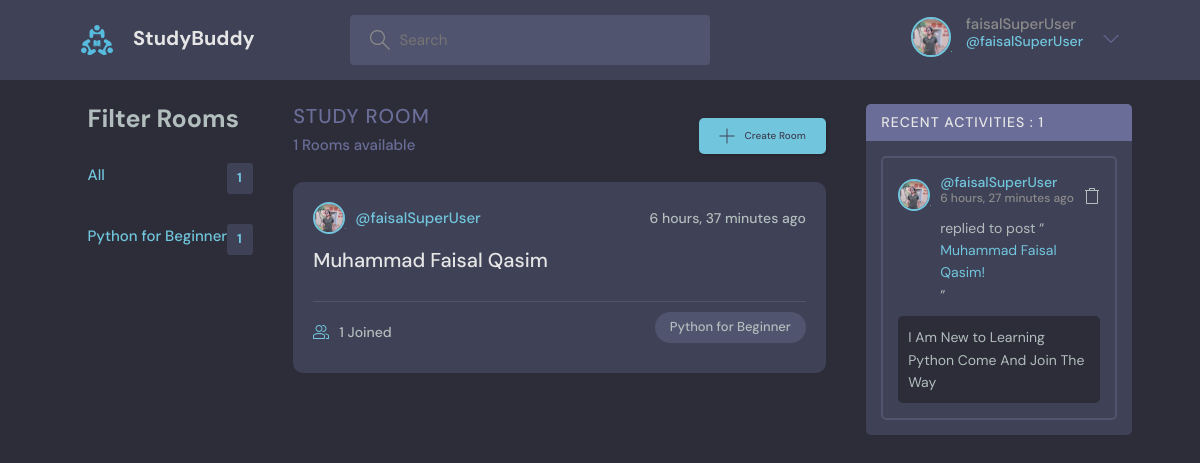
/ (signed in), run on the app's committed database.
### base/models.py (models this page shows, shortened)
class User(AbstractUser):
    name = models.CharField(max_length=200, null=True)
    email = models.EmailField(unique=True, null=True)
    bio = models.TextField(null=True)
    avatar = models.ImageField(("avatar"), null=True, default="avatar.svg")
    USERNAME_FIELD = 'email'
    REQUIRED_FIELDS = []

class Topic(models.Model):
    name = models.CharField(("name"), max_length=100)
    created = models.DateTimeField(("created"), auto_now_add=True)
    updated = models.DateTimeField(("updated"), auto_now=True)

class Room(models.Model):
    host = models.ForeignKey(User, verbose_name=(
        "host"), on_delete=models.SET_NULL, null=True)
    topic = models.ForeignKey(Topic, verbose_name=(
        "topic"), on_delete=models.SET_NULL, null=True)
    name = models.CharField(("name"), max_length=50)
    participants = models.ManyToManyField(User, related_name='participants')
    desc = models.TextField(("desc"), null=True, blank=True)
    created = models.DateTimeField(("created"), auto_now_add=True)
    updated = models.DateTimeField(("updated"), auto_now=True)
    class Meta:
        ordering = ['-updated', '-created']
    def __str__(self):
        return self.name

class Messages(models.Model):
    user = models.ForeignKey(User, verbose_name=(
        "user"), on_delete=models.CASCADE)
    room = models.ForeignKey(Room, verbose_name=(
        "room"), on_delete=models.CASCADE)
    body = models.TextField(("body"))
    created = models.DateTimeField(("created"), auto_now_add=True)
    updated = models.DateTimeField(("updated"), auto_now=True)

### base/views.py (the view)
# urls.py: path('', views.rooms, name='rooms'),
@login_required(login_url='login')
def rooms(request):
    profiles = User.objects.all()
    topics = Topic.objects.all()
    all_Rooms = Room.objects.all()
    q = request.GET.get('q') if request.GET.get('q') != None else ''
    rooms = Room.objects.filter(
        Q(topic__name__icontains=q) |
        Q(host__username__icontains=q) |
        Q(name__icontains=q) |
        Q(desc__icontains=q)
    )
    recent_activities = Messages.objects.filter(
        Q(room__topic__name__icontains=q)
    ).order_by('-created')
    context = {'profiles': profiles,
               'rooms': rooms, 'topics': topics,
               'recent_activities': recent_activities,
               'all_Rooms': all_Rooms,
               }
    return render(request, 'base/rooms.html', context)

### base/templates/base/rooms.html (shortened to what this page needs)
{% extends 'main.html' %} {% block title %} Main Page {% endblock title %} {% block content %}
<main class="profile-page layout layout--3">
  <div class="container">
    {% include 'base/topics_components.html' %}
    <div class="roomList">
      <div class="roomList__header">
        <div>
          <h2>Study Room</h2>
          <p>{{ rooms.count }} Rooms available</p>
        </div>
        <a class="btn btn--main" href="{% url 'create-room' %}">
          <svg
            version="1.1"
            xmlns="http://www.w3.org/2000/svg"
            width="32"
            height="32"
            viewBox="0 0 32 32"
          >
            <title>add</title>
            <path
              d="M16.943 0.943h-1.885v14.115h-14.115v1.885h14.115v14.115h1.885v-14.115h14.115v-1.885h-14.115v-14.115z"
            ></path>
          </svg>
          Create Room
        </a>
      </div>
      {% include 'base/feeds_components.html' %}
    </div>
    {% include 'base/activities_components.html' %}
  </div>
</main>
{% endblock content %}

### templates/nav.html (shortened to what this page needs)
{% load static %}
<header class="header header--loggedIn">
  <div class="container">
    <a href="{% url 'rooms' %}" class="header__logo">
      <img src="{% static 'images/logo.svg' %}" />
      <h1>StudyBuddy</h1>
    </a>
    <form class="header__search">
      <label>
        <input name="q" placeholder="Search" />
      </label>
    </form>
    <nav class="header__menu">
      <div class="header__user">
        <a href="{% url 'profile' user.id %}">
          <div class="avatar avatar--medium active">
            <img src="{{user.avatar.url}}" alt="{{user.name}}" />
          </div>
          <p>{{ user.username }} <span>@{{ user.username }}</span></p>
        </a>
        <button class="dropdown-button">
          <svg
            version="1.1"
            xmlns="http://www.w3.org/2000/svg"
            width="32"
            height="32"
            viewBox="0 0 32 32"
          >
            <title>chevron-down</title>
            <path d="M16 21l-13-13h-3l16 16 16-16h-3l-13 13z"></path>
          </svg>
        </button>
      </div>
    </nav>
  </div>
</header>

### base/templates/base/topics_components.html
<ul class="topics__list">
  <h1><b>Filter Rooms</b></h1>
  <br />
  <li>
    <a href="{% url 'rooms' %}" class="active">
      All <span>{{ all_Rooms.count }}</span></a
    >
  </li>
  {% for topic in topics %}
  <li>
    <a href="{% url 'rooms' %}?q={{ topic.name }}" class="active">
      {{ topic.name}} <span>{{ rooms.count }}</span></a
    >
  </li>
  {% endfor %}
</ul>

### base/templates/base/feeds_components.html (shortened to what this page needs)
{% for room in rooms %}
<div class="roomListRoom">
  <div class="roomListRoom__header">
    <a href="{% url 'profile' room.host.id %}" class="roomListRoom__author">
      <div class="avatar avatar--small">
        <img src="{{room.host.avatar.url}}" alt="{{room.host.name}}" />
      </div>
      <span>@{{room.host.username}}</span>
    </a>
    <div class="roomListRoom__actions">
      <span>{{room.created|timesince}} ago</span>
    </div>
  </div>
  <div class="roomListRoom__content">
    <a href="{% url 'room' room.id %}">{{room.name}}</a>
  </div>
  <div class="roomListRoom__meta">
    <a href="{% url 'room' room.id %}" class="roomListRoom__joined">
      {{room.participants.all.count}} Joined
    </a>
    <p class="roomListRoom__topic">{{room.topic.name}}</p>
  </div>
</div>
{% endfor %}

### base/templates/base/activities_components.html
<div class="activities">
  <div class="activities__header">
    <h2>Recent Activities : {{ recent_activities.count }}</h2>
  </div>
  {% for recent_activitie in recent_activities %}
  <div class="activities__box">
    <div class="activities__boxHeader roomListRoom__header">
      <a
        href='{% url "profile" recent_activitie.user.id %}'
        class="roomListRoom__author"
      >
        <div class="avatar avatar--small">
          <img src="{{recent_activitie.user.avatar.url}}" alt="{{recent_activitie.user.name}}" />
        </div>
        <p>
          @{{ recent_activitie.user.username }}
          <span>{{ recent_activitie.created | timesince }} ago</span>
        </p>
      </a>
      <div class="roomListRoom__actions">
        <a href="{% url 'delete-room' recent_activitie.room.id %}">
          <svg
            version="1.1"
            xmlns="http://www.w3.org/2000/svg"
            width="32"
            height="32"
            viewBox="0 0 32 32"
          >
            <title>delete</title>
            <path
              d="M30 4h-8v-3c0-0.553-0.447-1-1-1h-10c-0.553 0-1 0.447-1 1v3h-8v2h2v24c0 1.104 0.897 2 2 2h20c1.103 0 2-0.896 2-2v-24h2v-2h-0zM12 2h8v2h-8v-2zM26.002 30l-0.002 1v-1h-20v-24h20v24h0.002z"
            ></path>
          </svg>
        </a>
      </div>
    </div>
    <div class="activities__boxContent">
      <p>
        replied to post “<a href="{% url 'room' recent_activitie.room.id %}"
          >{{ recent_activitie.room }}!</a
        >”
      </p>
      <div class="activities__boxRoomContent">
        {{ recent_activitie.room.desc}}
      </div>
    </div>
  </div>
  {% endfor %}
</div>

### data on the page
User: avatar (picture), username "faisalSuperUser"
Topic: name "Python for Beginner", count "1"
Room: host.avatar (picture), host.username "faisalSuperUser", created "6 hours, 37 minutes", name "Muhammad Faisal Qasim", participants.all.count "1", topic.name "Python for Beginner"
Messages: user.avatar (picture), user.username "faisalSuperUser", created "6 hours, 27 minutes", room "Muhammad Faisal Qasim", room.desc "I Am New to Learning Python Come And Join The Way"

### other printed values
{{ all_Rooms.count }} "1"
{{ rooms.count }} "1"
{{ recent_activities.count }} "1"
